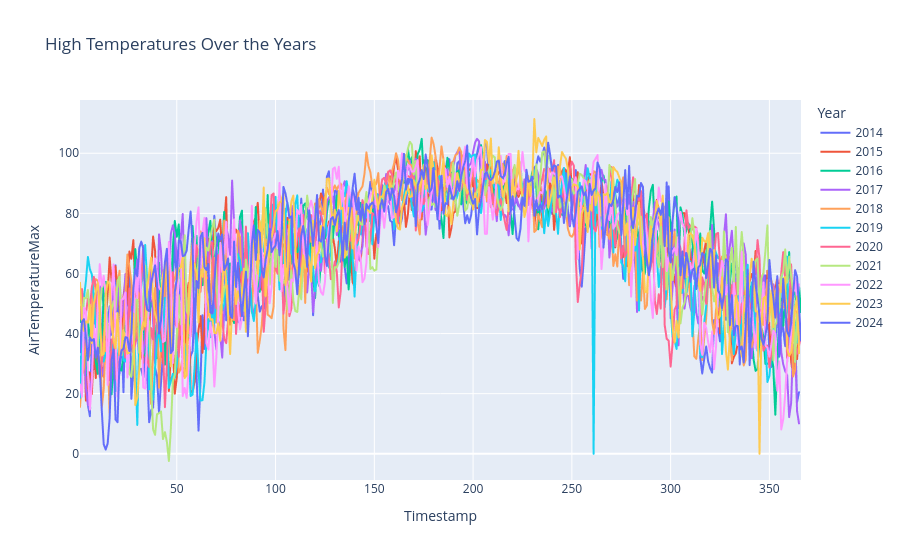

Notebook code cell kept with this figure:
### Markdown cell above
Then, we can plot the high temperatures for each year!

### Code cell
# Plot high temperatures over the years using Plotly
import plotly.express as px

fig = px.line(combined_df, x="Timestamp", y="AirTemperatureMax", color="Year", title="High Temperatures Over the Years")
fig.show()

### Figure 1 — Plotly figure (JSON) as saved in the notebook; plotly's stock layout.template omitted (floating-point values rounded to 4 significant figures; data arrays with more than 128 entries replaced by an {"elided": "..."} marker saying what was removed)
{"data": [{"hovertemplate": "Year=2014<br>Timestamp=%{x}<br>AirTemperatureMax=%{y}<extra></extra>", "legendgroup": "2014", "line": {"color": "#636efa", "dash": "solid"}, "marker": {"symbol": "circle"}, "mode": "lines", "name": "2014", "showlegend": true, "type": "scattergl", "x": {"elided": "365 int values"}, "xaxis": "x", "y": {"elided": "365 float values"}, "yaxis": "y"}, {"hovertemplate": "Year=2015<br>Timestamp=%{x}<br>AirTemperatureMax=%{y}<extra></extra>", "legendgroup": "2015", "line": {"color": "#EF553B", "dash": "solid"}, "marker": {"symbol": "circle"}, "mode": "lines", "name": "2015", "showlegend": true, "type": "scattergl", "x": {"elided": "365 int values"}, "xaxis": "x", "y": {"elided": "365 float values"}, "yaxis": "y"}, {"hovertemplate": "Year=2016<br>Timestamp=%{x}<br>AirTemperatureMax=%{y}<extra></extra>", "legendgroup": "2016", "line": {"color": "#00cc96", "dash": "solid"}, "marker": {"symbol": "circle"}, "mode": "lines", "name": "2016", "showlegend": true, "type": "scattergl", "x": {"elided": "366 int values"}, "xaxis": "x", "y": {"elided": "366 float values"}, "yaxis": "y"}, {"hovertemplate": "Year=2017<br>Timestamp=%{x}<br>AirTemperatureMax=%{y}<extra></extra>", "legendgroup": "2017", "line": {"color": "#ab63fa", "dash": "solid"}, "marker": {"symbol": "circle"}, "mode": "lines", "name": "2017", "showlegend": true, "type": "scattergl", "x": {"elided": "365 int values"}, "xaxis": "x", "y": {"elided": "365 float values"}, "yaxis": "y"}, {"hovertemplate": "Year=2018<br>Timestamp=%{x}<br>AirTemperatureMax=%{y}<extra></extra>", "legendgroup": "2018", "line": {"color": "#FFA15A", "dash": "solid"}, "marker": {"symbol": "circle"}, "mode": "lines", "name": "2018", "showlegend": true, "type": "scattergl", "x": {"elided": "365 int values"}, "xaxis": "x", "y": {"elided": "365 float values"}, "yaxis": "y"}, {"hovertemplate": "Year=2019<br>Timestamp=%{x}<br>AirTemperatureMax=%{y}<extra></extra>", "legendgroup": "2019", "line": {"color": "#19d3f3", "dash": "solid"}, "marker": {"symbol": "circle"}, "mode": "lines", "name": "2019", "showlegend": true, "type": "scattergl", "x": {"elided": "365 int values"}, "xaxis": "x", "y": {"elided": "365 float values"}, "yaxis": "y"}, {"hovertemplate": "Year=2020<br>Timestamp=%{x}<br>AirTemperatureMax=%{y}<extra></extra>", "legendgroup": "2020", "line": {"color": "#FF6692", "dash": "solid"}, "marker": {"symbol": "circle"}, "mode": "lines", "name": "2020", "showlegend": true, "type": "scattergl", "x": {"elided": "366 int values"}, "xaxis": "x", "y": {"elided": "366 float values"}, "yaxis": "y"}, {"hovertemplate": "Year=2021<br>Timestamp=%{x}<br>AirTemperatureMax=%{y}<extra></extra>", "legendgroup": "2021", "line": {"color": "#B6E880", "dash": "solid"}, "marker": {"symbol": "circle"}, "mode": "lines", "name": "2021", "showlegend": true, "type": "scattergl", "x": {"elided": "365 int values"}, "xaxis": "x", "y": {"elided": "365 float values"}, "yaxis": "y"}, {"hovertemplate": "Year=2022<br>Timestamp=%{x}<br>AirTemperatureMax=%{y}<extra></extra>", "legendgroup": "2022", "line": {"color": "#FF97FF", "dash": "solid"}, "marker": {"symbol": "circle"}, "mode": "lines", "name": "2022", "showlegend": true, "type": "scattergl", "x": {"elided": "365 int values"}, "xaxis": "x", "y": {"elided": "365 float values"}, "yaxis": "y"}, {"hovertemplate": "Year=2023<br>Timestamp=%{x}<br>AirTemperatureMax=%{y}<extra></extra>", "legendgroup": "2023", "line": {"color": "#FECB52", "dash": "solid"}, "marker": {"symbol": "circle"}, "mode": "lines", "name": "2023", "showlegend": true, "type": "scattergl", "x": {"elided": "365 int values"}, "xaxis": "x", "y": {"elided": "365 float values"}, "yaxis": "y"}, {"hovertemplate": "Year=2024<br>Timestamp=%{x}<br>AirTemperatureMax=%{y}<extra></extra>", "legendgroup": "2024", "line": {"color": "#636efa", "dash": "solid"}, "marker": {"symbol": "circle"}, "mode": "lines", "name": "2024", "showlegend": true, "type": "scattergl", "x": {"elided": "366 int values"}, "xaxis": "x", "y": {"elided": "366 float values"}, "yaxis": "y"}], "layout": {"legend": {"title": {"text": "Year"}, "tracegroupgap": 0}, "title": {"text": "High Temperatures Over the Years"}, "xaxis": {"anchor": "y", "domain": [0, 1], "title": {"text": "Timestamp"}}, "yaxis": {"anchor": "x", "domain": [0, 1], "title": {"text": "AirTemperatureMax"}}}}
